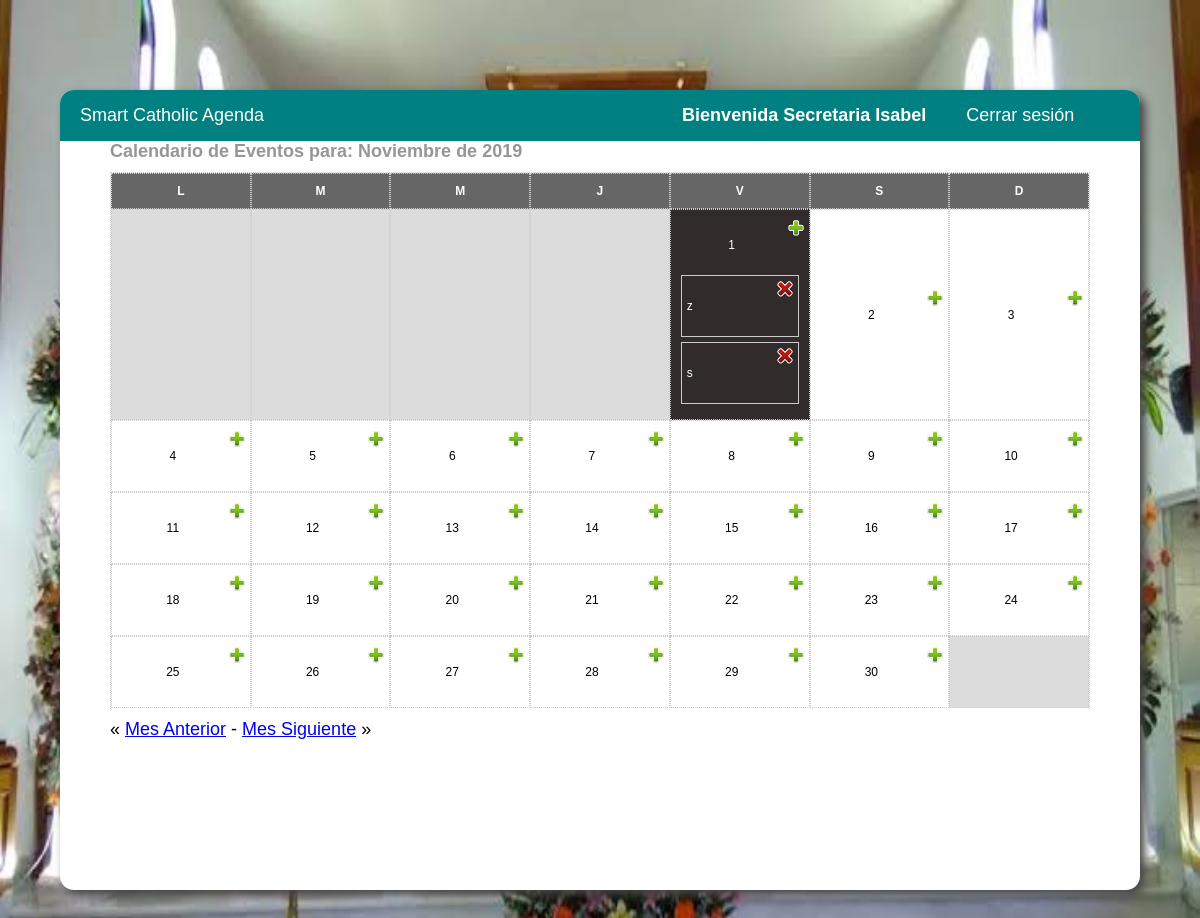
Page /adminAgenda.php?fecha=2019-11-01 (signed in) on the committed database.
### tables this page shows
CREATE TABLE IF NOT EXISTS `grupo` (
  `idGrupo` int(11) NOT NULL AUTO_INCREMENT,
  `NombreG` varchar(250) DEFAULT NULL,
  `Descripcion` varchar(250) DEFAULT NULL,
  PRIMARY KEY (`idGrupo`)
);

CREATE TABLE IF NOT EXISTS `tcalendario` (
  `id` int(11) NOT NULL AUTO_INCREMENT,
  `fecha` date DEFAULT NULL,
  `usuario` int(11) NOT NULL,
  `evento` text,
  PRIMARY KEY (`id`)
);

### adminAgenda.php (the view, shortened to what this page needs)
<?php
require_once "conexion.php";
$s=$_SESSION['Grupo'];
  $sql2=mysqli_query($conexion,"SELECT nombreG FROM grupo WHERE idGrupo='$s'");
  $f2=mysqli_fetch_assoc($sql2);
?>
<html xmlns="http://www.w3.org/1999/xhtml">
<head>
	<link rel="stylesheet" href="librerias/css/estiloAdmin.css">
</head>
<body>
	<div class="contenedor">
			<header>
				<nav>
					<ul>
						<li><a href="javascript:history.go(-1)">Smart Catholic Agenda</a></li>
						<li style="margin-left: 35%"><a href=""><strong>Bienvenida <?php echo " "; echo $f2['nombreG']; echo " "; echo $_SESSION['Nombre']; ?> </strong></a></li>
						<li><a href="CerrarSesion.php">Cerrar sesión</a></li>
					</ul>
				</nav>
			</header>
		<div id="agenda">
			<?php
			function fecha ($valor)
			{
			$timer = explode(" ",$valor);
			$fecha = explode("-",$timer[0]);
			$fechex = $fecha[2]."/".$fecha[1]."/".$fecha[0];
			return $fechex;
			}
			if (!isset($_GET["fecha"]))
			{
			$mesactual=intval(date("m"));
			if ($mesactual<10) $elmes="0".$mesactual;
			else $elmes=$mesactual;
			$elanio=date("Y");
			}
			else
			{
			$cortefecha=explode("-",$_GET["fecha"]);
			$mesactual=intval($cortefecha[1]);
			if ($mesactual<10) $elmes="0".$mesactual;
			else $elmes=$mesactual;
			$elanio=$cortefecha[0];
			}
			$primeromes=date("N",mktime(0,0,0,$mesactual,1,$elanio));
			if (!isset($_GET["mes"])) $hoy=date("Y-m-d");
			else $hoy=$_GET["ano"]."-".$_GET["mes"]."-01";
			if (($elanio % 4 == 0) && (($elanio % 100 != 0) || ($elanio % 400 == 0))) $dias=array("","31","29","31","30","31","30","31","31","30","31","30","31");
			else $dias=array("","31","28","31","30","31","30","31","31","30","31","30","31");
			$eventos=array();
			$q1="select * from tcalendario where month(fecha)='".$elmes."' and year(fecha)='".$elanio."'";
			$r1=mysql_query($q1);
			if ($f1=mysql_fetch_array($r1))
			{
			$h=0;
			do
			{
			$eventos[$h]=$f1["fecha"];
			$h+=1;
			}
			while($f1=mysql_fetch_array($r1));
			}
			$meses=array("","Enero","Febrero","Marzo","Abril","Mayo","Junio","Julio","Agosto","Septiembre","Octubre","Noviembre","Diciembre");
			$diasantes=$primeromes-1;
			$diasdespues=42;
			$tope=$dias[$mesactual]+$diasantes;
			if ($tope%7!=0) $totalfilas=intval(($tope/7)+1);
			else $totalfilas=intval(($tope/7));
			echo "<h2>Calendario de Eventos para: ".$meses[$mesactual]." de ".$elanio."</h2>";
			echo "<table class='calendario' cellspacing='0' cellpadding='0'>";
			echo "<tr><th>L</th><th>M</th><th>M</th><th>J</th><th>V</th><th>S</th><th>D</th></tr><tr>";
			$j=1;
			$filita=0;
			for ($i=1;$i<=$diasdespues;$i++)
			{
			if ($filita<$totalfilas)
			{
			if ($i>=$primeromes && $i<=$tope)
			{
			echo "<td";
			if ($j<10) $dd="0".$j;else $dd=$j;
			$compuesta=$elanio."-$elmes-$dd";
			if (count($eventos)>0 && in_array($compuesta,$eventos,true)) {echo " class=' evento";$noagregar=true;}
			else {echo " class='activa";$noagregar=false;}
			if ($hoy==$compuesta) echo " hoy";
			if ($noagregar==false) echo "'>$j<a href='javascript:mostrar(\"evento$j\")' title='Crear un Evento el ".fecha($compuesta)."' class='vtip'><img src='add.png' /></a><form id='evento$j' method='post' action='".$_SERVER["PHP_SELF"]."' style='display:none'><input type='text' name='titulo' class='text' /><input type='Submit' name='Enviar' value='Guardar' class='enviar' /><input type='hidden' name='guardarevento' value='Si' /><input type='hidden' name='fecha' value='$compuesta' /></form>";
			else echo "'>$j<a href='javascript:mostrar(\"evento$j\")' title='Agregar un Evento el ".fecha($compuesta)."' class='vtip'><img src='add.png' /></a><form id='evento$j' method='post' action='".$_SERVER["PHP_SELF"]."' style='display:none'><input type='text' name='titulos' class='text' /><input type='Submit' name='Enviar' value='Guardar' class='enviar' /><input type='hidden' name='addevent' value='Si' /><input type='hidden' name='fechas' value='$compuesta' /></form>";
			$sqlevent="select * from tcalendario where fecha='".$compuesta."' order by id";
								$revent=mysql_query($sqlevent);
								while($rowevent=mysql_fetch_array($revent))
								{
									echo "<p>$rowevent[evento]<a href='".$_SERVER["PHP_SELF"]."?borrarevento=".$rowevent["id"]."' onClick=\"return confirm('¿Confirmas la eliminación del Evento?')\" title='Eliminar este Evento del ".fecha($compuesta)."' class='vtip'><img src='delete.png' /></a></p>";
								}
								echo "</td>";
								$j+=1;
							}
							else echo "<td class='desactivada'> </td>";
							if ($i==7 || $i==14 || $i==21 || $i==28 || $i==35 || $i==42) {echo "<tr>";$filita+=1;}
							}
						}
						echo "</table>";
						$mesanterior=date("Y-m-d",mktime(0,0,0,$mesactual-1,01,$elanio));
						$messiguiente=date("Y-m-d",mktime(0,0,0,$mesactual+1,01,$elanio));
						echo "<p>« <a href='".$_SERVER["PHP_SELF"]."?fecha=$mesanterior'>Mes Anterior</a> - <a href='".$_SERVER["PHP_SELF"]."?fecha=$messiguiente'>Mes Siguiente</a> »</p>";
						?>
		</div>
</body>
</html>

### librerias/css/estiloAdmin.css (style rules this page uses)
* { margin: 0; padding: 0; -webkit-box-sizing:border-box; -moz-box-sizing:border-box; box-sizing: border-box; font-family:Helvetica, Arial, Tahoma, sans-serif; }
#agenda { margin:10px;width:980px;margin:0 auto }
#agenda h2 { text-align:left;margin:0;font-size:1em;color:#969696 }
#agenda table.calendario { margin:10px auto;width:100%;border:1px dotted #ccc;font-size:12px; }
.calendario th { border:1px dotted #ccc;font-weight:bold;background:#666;color:white;padding:10px 5px; }
.calendario td { padding:10px 5px;text-align:center;border:1px dotted #ccc;width:100px;white-space:pre-line; }
.calendario td p { margin:5px;font-size:12px;border:1px solid #ccc;text-align:left;padding:5px }
.calendario td.desactivada { background:#dcdcdc; }
.calendario td.activa { background:#ffffff; }
.calendario td.evento { background:#312c2b;color:white }
.calendario td img { vertical-align:middle;float:right;border:0;width:16px;height:16px }
.vtip { cursor:pointer; }
body { font-size: 18px; font-family: Arial, Sans-serif ; background: #4a565b; background-image: url(../../img/fondo.jpeg); background-size: 100% 100%;background-attachment: fixed; }
.contenedor { width: 90%; max-width: 1200px; height: 100%; max-height: 1200px; margin: 90px auto; overflow: hidden; background: #fff; border-radius: 14px; filter: drop-shadow(5px 5px 5px #444); }
header { background: #008080; }
header nav { width: 100% }
header nav ul { list-style: none; overflow: hidden; }
header nav ul li { float: left; }
header nav ul li a { text-decoration: none; display: inline-block; color: #fff; padding: 15px 20px; }
.cont .table th, td { height: 50px; line-height: 50px; padding: 0 20px; border-bottom: 1px solid #cdcdcd; box-shadow: 0 1px 0 white; white-space: nowrap; text-align: center; }

### rows in the picture
grupo: NombreG "Secretaria"
tcalendario: evento "z"
tcalendario: evento "s"

### other values in the picture
$_SESSION['Nombre'] "Isabel"
$meses[$mesactual] "Noviembre"
$elanio "2019"
